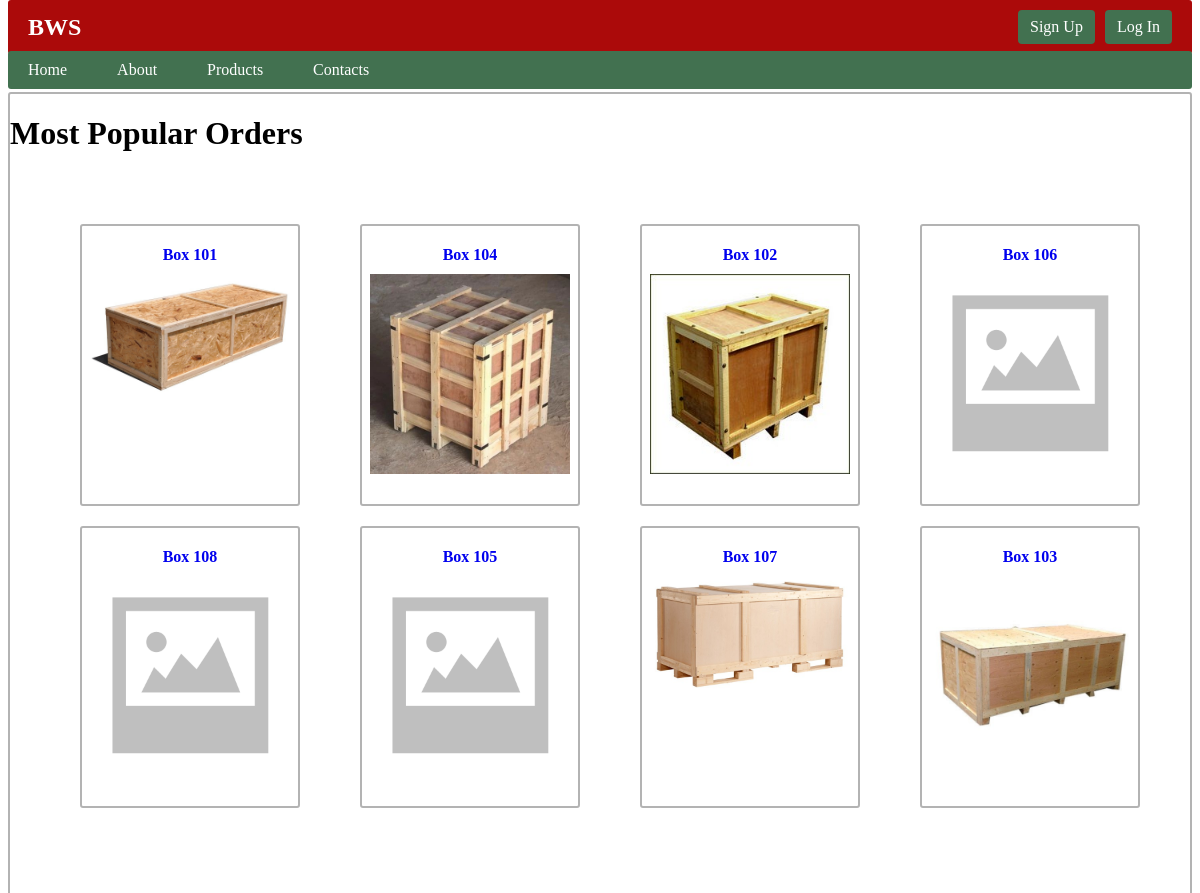
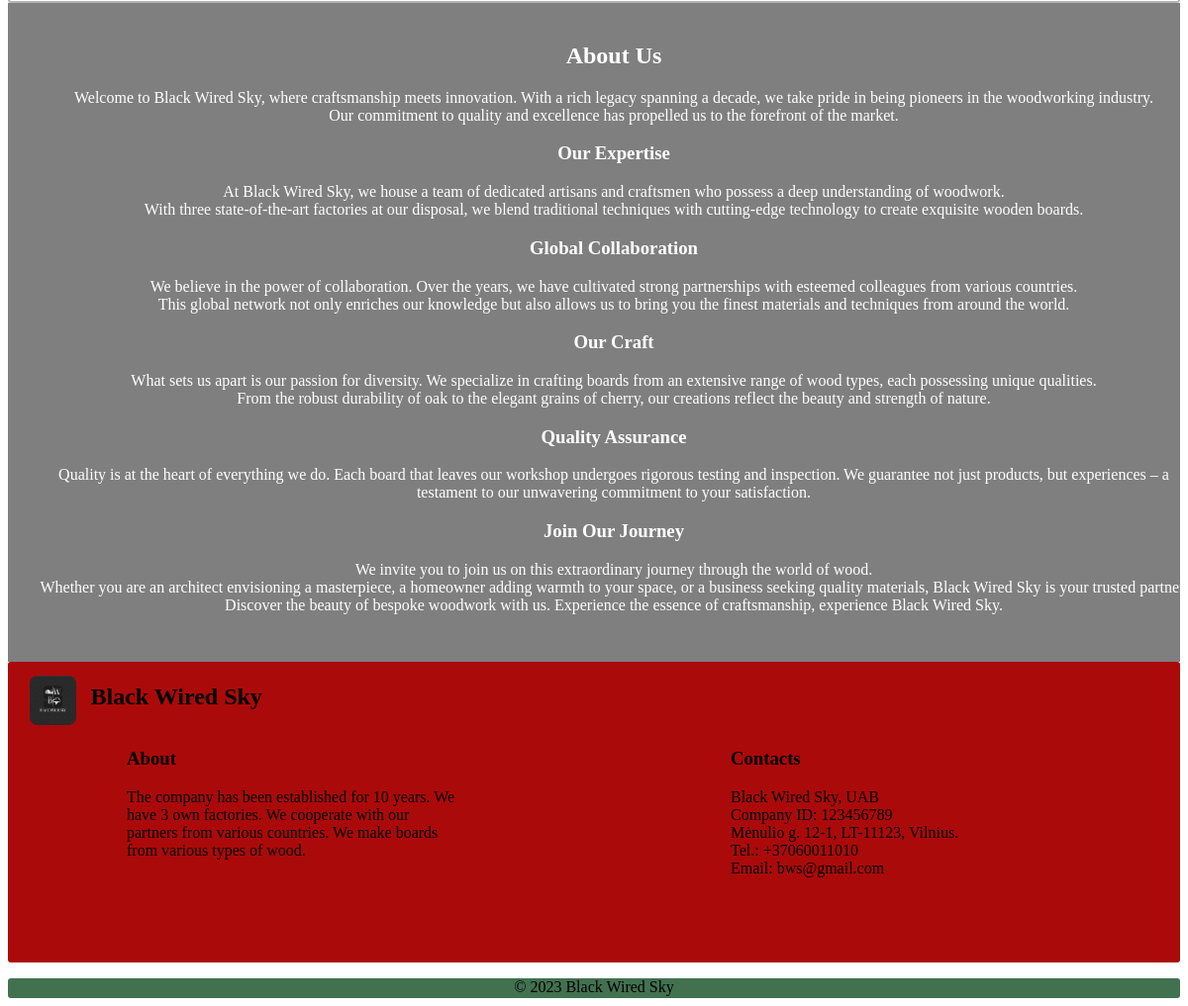
The page /bws/ on the database its author committed (2 pictures, top to bottom).
### bws/models.py (models this page shows, shortened)
class Order(models.Model):
    order_nr = models.CharField(verbose_name='Order Number', max_length=20, unique=True, blank=True, editable=False)
    creating_date = models.DateTimeField(verbose_name='Create Date', default=timezone.now, editable=False)
    buyer_info = models.ForeignKey(to='BuyerOrder', verbose_name='Buyer', on_delete=models.CASCADE, null=True, blank=True)
    seller_info = models.ForeignKey(to='SellerOrder', verbose_name='Seller', on_delete=models.CASCADE, null=True, blank=True)
    price = models.CharField(verbose_name='Price', max_length=10, blank=True, editable=False)
    production_date = models.CharField(verbose_name='Production Date', max_length=10, blank=True, editable=False)
    transport = models.ForeignKey(to='TransportCompany', verbose_name='Transport Information', on_delete=models.CASCADE, null=True, blank=True, related_name='orders_as_transport')
    transport_plates = models.ForeignKey(to='Transport', verbose_name='Truck Plates', on_delete=models.CASCADE, null=True, blank=True, related_name='orders_as_plates')
    transport_load_date = models.ForeignKey(to='Transport', verbose_name='Transport Loading Date', on_delete=models.CASCADE, null=True, blank=True, related_name='orders_as_load_date')
    transport_unload_date = models.ForeignKey(to='Transport', verbose_name='Transport Unloading Date', on_delete=models.CASCADE, null=True, blank=True, related_name='orders_as_unload_date')
    user_client = models.ForeignKey(User, on_delete=models.CASCADE, null=True, blank=True)
    ORDER_STATUS = (
        ('a', 'Accepted'),
        ('p', 'In produce'),
        ('l', 'Loaded'),
        ('y', 'Delivered'),
        ('d', 'Declined'),
    )
    order_status = models.CharField(verbose_name='Status', choices=ORDER_STATUS, max_length=20, blank=True, editable=False)
    EXPORT_FORMAT_CHOICES = (
        ('csv', 'CSV'),
    )
    export_format = models.CharField(verbose_name='Export Format', choices=EXPORT_FORMAT_CHOICES, max_length=10, default=None, blank=True, null=True)
    class Meta:
        verbose_name = 'Order'
        verbose_name_plural = 'Orders'

class BuyerOrder(models.Model):
    order_nr = models.CharField(verbose_name='Order Number', max_length=10, unique=True, blank=True)
    buyer = models.ForeignKey(to='Buyer', verbose_name='Buyer', on_delete=models.SET_NULL, null=True, blank=True)
    product = models.ForeignKey(to='Product',verbose_name='Product',  on_delete=models.SET_NULL, null=True, blank=True)
    buyer_price = models.DecimalField(verbose_name='Buyer Price', max_digits=10, decimal_places=2, default=0.0)
    delivery_date_from = models.DateField(verbose_name='Delivery Date From', default=timezone.now)
    delivery_date_to = models.DateField(verbose_name='Delivery Date To', default=timezone.now)
    ORDER_STATUS = (
        ('a', 'Accepted'),
        ('d', 'Declined'),
    )
    status = models.CharField(verbose_name='Order Status', choices=ORDER_STATUS, default='a', max_length=1, blank=True)
    MAIL_STATUS = (
        ('n', 'Not Sent'),
        ('s', 'Sent Out'),
    )
    mail = models.CharField(verbose_name='Send Mail', choices=MAIL_STATUS, default='n', max_length=1, blank=True)
    class Meta:
        verbose_name = 'BuyerOrder'
        verbose_name_plural = 'BuyerOrders'

class Product(models.Model):
    name = models.CharField(verbose_name='Name', max_length=200, unique=True)
    width = models.IntegerField(verbose_name='Width(mm)', default=0)
    length = models.IntegerField(verbose_name='Length(mm)', default=0)
    height = models.IntegerField(verbose_name='Height(mm)', default=0)
    thickness = models.IntegerField(verbose_name='Thickness(mm)', default=0)
    trailer = models.ForeignKey(to=Trailer, verbose_name='Trailer', on_delete=models.SET_NULL, null=True, blank=True)
    product_image = models.ImageField(verbose_name='Product Image', upload_to='products', null=True, blank=True)
    def __str__(self):
        return self.name
    class Meta:
        verbose_name = 'Product'
        verbose_name_plural = 'Products'

### bws/views.py (the view)
# urls.py: path('', views.index, name='index'),
def index(request):
    orders = Order.objects.all()
    product_counts = Product.objects.annotate(order_count=Count('buyerorder'))
    sorted_product_counts = product_counts.order_by('-order_count')
    top_product_counts = sorted_product_counts[:8]
    top_orders = []
    for product_count in top_product_counts:
        product_type = product_count.name
        orders_with_product = orders.filter(buyer_info__product__name=product_type)
        if orders_with_product.exists():
            top_orders.append(orders_with_product.first())
    context = {
        'orders': top_orders,
    }
    return render(request, 'index.html', context=context)

### bws/templates/index.html (shortened to what this page needs)
{% extends 'base.html' %}
{% load static %}
{% block 'content' %}
<div class="content">
    <h1>Most Popular Orders</h1>
    <ul class="content-list">
        {% for order in orders %}
        <div class="content2">
            <a href="{% url 'product' order.buyer_info.product.id  %}" class="product-link">
                <div class="product-info">
                {{ order.buyer_info.product }}
                </div>
                {% if order.buyer_info.product.product_image %}
                    <img src="{{ order.buyer_info.product.product_image.url }}" class="product-image">
                {% else %}
                    <img src="{% static 'images/no-image.png' %}" class="product-image">
                {% endif %}
                </a>
        </div>
        {% endfor %}
    </ul>
  </div>
{% endblock %}

### bws/static/css/style.css (style rules this page uses)
.content { border: 2px solid #B3B3B3; border-radius: 3px; margin-top: 92px; }
.content-list { list-style-type: none; padding: 0; display: flex; flex-wrap: nowrap; }
.content2 { border: 2px solid #B3B3B3; border-radius: 3px; margin-left: 20px; }
.product-image { width: 200px; height: auto; margin-bottom: 10px; }
.content-list { display: flex; flex-wrap: wrap; justify-content: space-between; padding: 50px; }
.content2 { width: 20%; margin-bottom: 20px; }
.product-info { margin-bottom: 10px; font-weight: bold; }
.product-link { display: flex; flex-direction: column; align-items: center; text-align: center; text-decoration: none; margin: 20px; }

### rows shown on the page
Order: buyer_info.product "Box 101", buyer_info.product.product_image (picture)
Order: buyer_info.product "Box 104", buyer_info.product.product_image (picture)
Order: buyer_info.product "Box 102", buyer_info.product.product_image (picture)
Order: buyer_info.product "Box 106"
Order: buyer_info.product "Box 108"
Order: buyer_info.product "Box 105"
Order: buyer_info.product "Box 107", buyer_info.product.product_image (picture)
Order: buyer_info.product "Box 103", buyer_info.product.product_image (picture)
